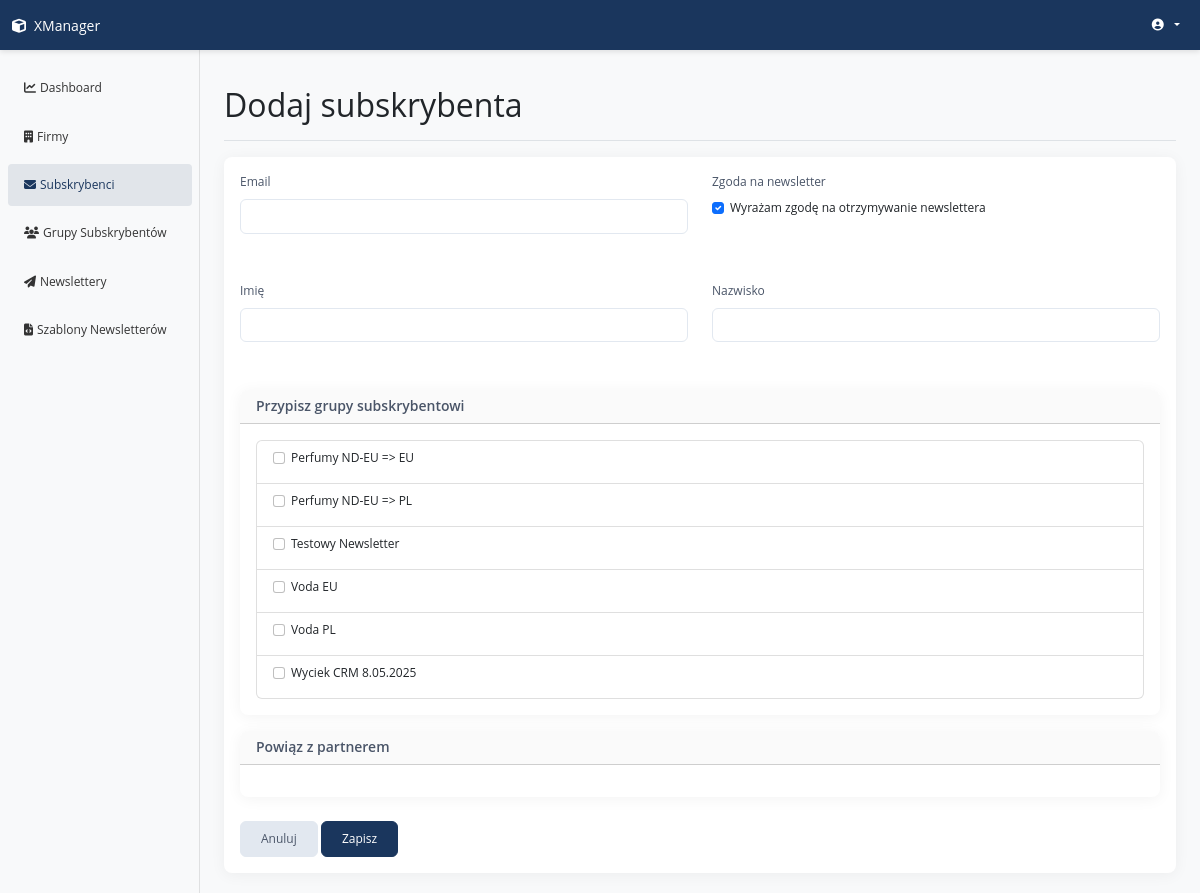
The app's page /subscribers/create/ with its own data.
### apps/subscriber/models.py (models this page shows, shortened)
class SubscriberGroup(CoreModel):
    group_name = models.CharField(max_length=100, verbose_name='Group name')
    class Meta:
        verbose_name = ('Subscriber Group')
        verbose_name_plural = ('Subscriber Groups')

### apps/subscriber/views.py (the view, shortened to what this page needs)
# urls.py: path('create/', views.SubscriberCreateView.as_view(), name='subscriber_create'),
class SubscriberCreateView(CreateView):
    model = Subscriber
    form_class = SubscriberForm
    template_name = 'subscriber/subscriber_create_form.html'
    def get(self, request, *args, **kwargs):
        form = self.get_form()
        context = {
            'form': form,
            'subscriber_groups': SubscriberGroup.objects.all().order_by('group_name'),
            'selected_groups': [],
            'selected_partners': [],
            'selected_partner_objects': []
        }
        group_search = request.GET.get('group_search', '')
        if group_search:
            context['filtered_groups'] = SubscriberGroup.objects.filter(
                group_name__icontains=group_search
            ).order_by('group_name')
        partner_search = request.GET.get('partner_search', '')
        if partner_search:
            context['filtered_partners'] = Partner.objects.filter(
                Q(name__icontains=partner_search) |
                Q(vat_number__icontains=partner_search) |
                Q(country__name__icontains=partner_search)
            ).order_by('name')
        session_data = request.session.get('subscriber_form_data', {})
        if 'selected_groups' in session_data:
            context['selected_groups'] = session_data['selected_groups']
        if 'selected_partners' in session_data:
            partner_ids = session_data['selected_partners']
            context['selected_partners'] = partner_ids
            if partner_ids:
                context['selected_partner_objects'] = Partner.objects.filter(
                    id__in=partner_ids)
        action = request.GET.get('action', '')
        return render(request, self.template_name, context)

### templates/subscriber/subscriber_create_form.html (shortened to what this page needs)
{% extends "base.html" %}
{% block page_title %}Dodaj subskrybenta{% endblock %}
{% block content %}
<div class="card">
    <div class="card-body">
        <form method="post" action="{% url 'subscribers:subscriber_create' %}">
            <div class="row mb-3">
                <div class="col-md-6">
                    <div class="mb-3">
                        <label for="id_email" class="form-label">Email</label>
                        <input type="email" class="form-control" name="email" id="id_email" required value="{{ form.email.value|default:'' }}">
                    </div>
                </div>
                <div class="col-md-6">
                    <div class="mb-3">
                        <label for="id_newsletter_consent" class="form-label">Zgoda na newsletter</label>
                        <div class="form-check">
                            <input class="form-check-input" type="checkbox" name="newsletter_consent" id="id_newsletter_consent" {% if form.newsletter_consent.value %}checked{% endif %}>
                            <label class="form-check-label" for="id_newsletter_consent">
                                Wyrażam zgodę na otrzymywanie newslettera
                            </label>
                        </div>
                    </div>
                </div>
            </div>
            <div class="row mb-3">
                <div class="col-md-6">
                    <div class="mb-3">
                        <label for="id_first_name" class="form-label">Imię</label>
                        <input type="text" class="form-control" name="first_name" id="id_first_name" value="{{ form.first_name.value|default:'' }}">
                    </div>
                </div>
                <div class="col-md-6">
                    <div class="mb-3">
                        <label for="id_last_name" class="form-label">Nazwisko</label>
                        <input type="text" class="form-control" name="last_name" id="id_last_name" value="{{ form.last_name.value|default:'' }}">
                    </div>
                </div>
            </div>
            <div class="card mb-3">
                <div class="card-header">
                    <h5 class="card-title mb-0">Przypisz grupy subskrybentowi</h5>
                </div>
                <div class="card-body">
                    <div class="list-group">
                        {% if request.GET.group_search %}
                            {% for group in filtered_groups %}
                                <div class="list-group-item">
                                    <div class="form-check">
                                        <input type="checkbox" name="group_ids" value="{{ group.id }}"
                                            class="form-check-input" id="group_{{ group.id }}"
                                            {% if group.id in selected_groups %}checked{% endif %}>
                                        <label class="form-check-label" for="group_{{ group.id }}">
                                            {{ group.group_name }}
                                        </label>
                                    </div>
                                </div>
                            {% empty %}
                                <div class="list-group-item text-muted">Brak wyników dla "{{ request.GET.group_search }}"</div>
                            {% endfor %}
                        {% else %}
                            {% for group in subscriber_groups %}
                                <div class="list-group-item">
                                    <div class="form-check">
                                        <input type="checkbox" name="group_ids" value="{{ group.id }}"
                                            class="form-check-input" id="group_{{ group.id }}"
                                            {% if group.id in selected_groups %}checked{% endif %}>
                                        <label class="form-check-label" for="group_{{ group.id }}">
                                            {{ group.group_name }}
                                        </label>
                                    </div>
                                </div>
                            {% endfor %}
                        {% endif %}
                    </div>
                </div>
            </div>
            <div class="card mb-3">
                <div class="card-header">
                    <h5 class="card-title mb-0">Powiąz z partnerem</h5>
                </div>
                <div class="card-body">
                </div>
            </div>
            <div class="mt-4">
                <a href="{% url 'subscribers:subscriber_list' %}" class="btn btn-secondary">Anuluj</a>
                <button type="submit" class="btn btn-primary">Zapisz</button>
            </div>
        </form>
    </div>
</div>
{% endblock %}

### static/css/style.css (style rules this page uses)
body { font-family: 'Open Sans', -apple-system, BlinkMacSystemFont, 'Segoe UI', Roboto, 'Helvetica Neue', Arial, sans-serif; background-color: #f8f9fa; font-size: 12px !important; }
.card { border-radius: 8px; box-shadow: 0 2px 15px rgba(0, 0, 0, 0.05); border: none; margin-bottom: 20px; }
.card-header { background-color: rgba(0, 0, 0, 0.02); border-radius: 8px 8px 0 0 !important; font-size: 12px !important; }
.card-title, .card-header h6, .card-header h5, .card-header h4, .card-header h3, .card-header h2, .card-header h1 { font-size: 14px !important; font-weight: 600 !important; color: #4a5568; margin-bottom: 0.75rem; }
.form-label { font-size: 12px !important; font-weight: 500; color: #4a5568; margin-bottom: 0.5rem; }
.form-check-label { font-size: 12px !important; }
.form-control, .form-select, .input-group-text, .form-control-sm, .form-select-sm, .input-group-sm>.form-control, .input-group-sm>.input-group-text, .input-group-sm>.btn { font-size: 11px !important; padding: 0.5rem 0.75rem; border-color: #e2e8f0; border-radius: 6px; }
.form-check-input[type="radio"]+.form-check-label, .form-check-input[type="checkbox"]+.form-check-label { font-size: 12px !important; }
.btn { font-weight: 500; padding: 0.5rem 1.25rem; border-radius: 6px; font-size: 12px !important; }
.btn-primary { background-color: #1a365d; border-color: #1a365d; }
.btn-secondary { background-color: #e2e8f0; border-color: #e2e8f0; color: #4a5568; }
.row>div { margin-bottom: 1rem; }

### records on screen
SubscriberGroup: group_name "Perfumy ND-EU => EU"
SubscriberGroup: group_name "Perfumy ND-EU => PL"
SubscriberGroup: group_name "Testowy Newsletter"
SubscriberGroup: group_name "Voda EU"
SubscriberGroup: group_name "Voda PL"
SubscriberGroup: group_name "Wyciek CRM 8.05.2025"
